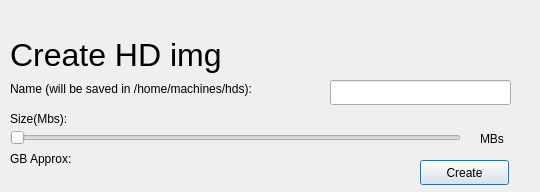
<?xml version="1.0" encoding="UTF-8"?>
<ui version="4.0">
 <class>createHD</class>
 <widget class="QDialog" name="createHD">
  <property name="geometry">
   <rect>
    <x>0</x>
    <y>0</y>
    <width>540</width>
    <height>192</height>
   </rect>
  </property>
  <property name="windowTitle">
   <string>Create HD img</string>
  </property>
  <widget class="QLabel" name="label">
   <property name="geometry">
    <rect>
     <x>10</x>
     <y>20</y>
     <width>231</width>
     <height>71</height>
    </rect>
   </property>
   <property name="text">
    <string>&lt;html&gt;&lt;head/&gt;&lt;body&gt;&lt;p&gt;&lt;span style=&quot; font-size:24pt;&quot;&gt;Create HD img&lt;/span&gt;&lt;/p&gt;&lt;/body&gt;&lt;/html&gt;</string>
   </property>
  </widget>
  <widget class="QSlider" name="horizontalSlider">
   <property name="geometry">
    <rect>
     <x>10</x>
     <y>130</y>
     <width>451</width>
     <height>16</height>
    </rect>
   </property>
   <property name="maximum">
    <number>50000</number>
   </property>
   <property name="orientation">
    <enum>Qt::Horizontal</enum>
   </property>
  </widget>
  <widget class="QLabel" name="gb_show">
   <property name="geometry">
    <rect>
     <x>480</x>
     <y>130</y>
     <width>67</width>
     <height>17</height>
    </rect>
   </property>
   <property name="text">
    <string>MBs</string>
   </property>
  </widget>
  <widget class="QLabel" name="label_2">
   <property name="geometry">
    <rect>
     <x>10</x>
     <y>110</y>
     <width>91</width>
     <height>17</height>
    </rect>
   </property>
   <property name="text">
    <string>Size(Mbs): </string>
   </property>
  </widget>
  <widget class="QLineEdit" name="lineEdit">
   <property name="geometry">
    <rect>
     <x>330</x>
     <y>80</y>
     <width>181</width>
     <height>25</height>
    </rect>
   </property>
  </widget>
  <widget class="QLabel" name="label_3">
   <property name="geometry">
    <rect>
     <x>10</x>
     <y>80</y>
     <width>311</width>
     <height>17</height>
    </rect>
   </property>
   <property name="text">
    <string>Name (will be saved in /home/machines/hds): </string>
   </property>
  </widget>
  <widget class="QPushButton" name="pushButton">
   <property name="geometry">
    <rect>
     <x>420</x>
     <y>160</y>
     <width>89</width>
     <height>25</height>
    </rect>
   </property>
   <property name="text">
    <string>Create</string>
   </property>
  </widget>
  <widget class="QLabel" name="gb_approx_bruh">
   <property name="geometry">
    <rect>
     <x>10</x>
     <y>150</y>
     <width>81</width>
     <height>17</height>
    </rect>
   </property>
   <property name="text">
    <string>GB Approx:</string>
   </property>
  </widget>
  <widget class="QLabel" name="GBS">
   <property name="geometry">
    <rect>
     <x>100</x>
     <y>150</y>
     <width>67</width>
     <height>17</height>
    </rect>
   </property>
   <property name="text">
    <string/>
   </property>
  </widget>
 </widget>
 <resources/>
 <connections/>
</ui>
